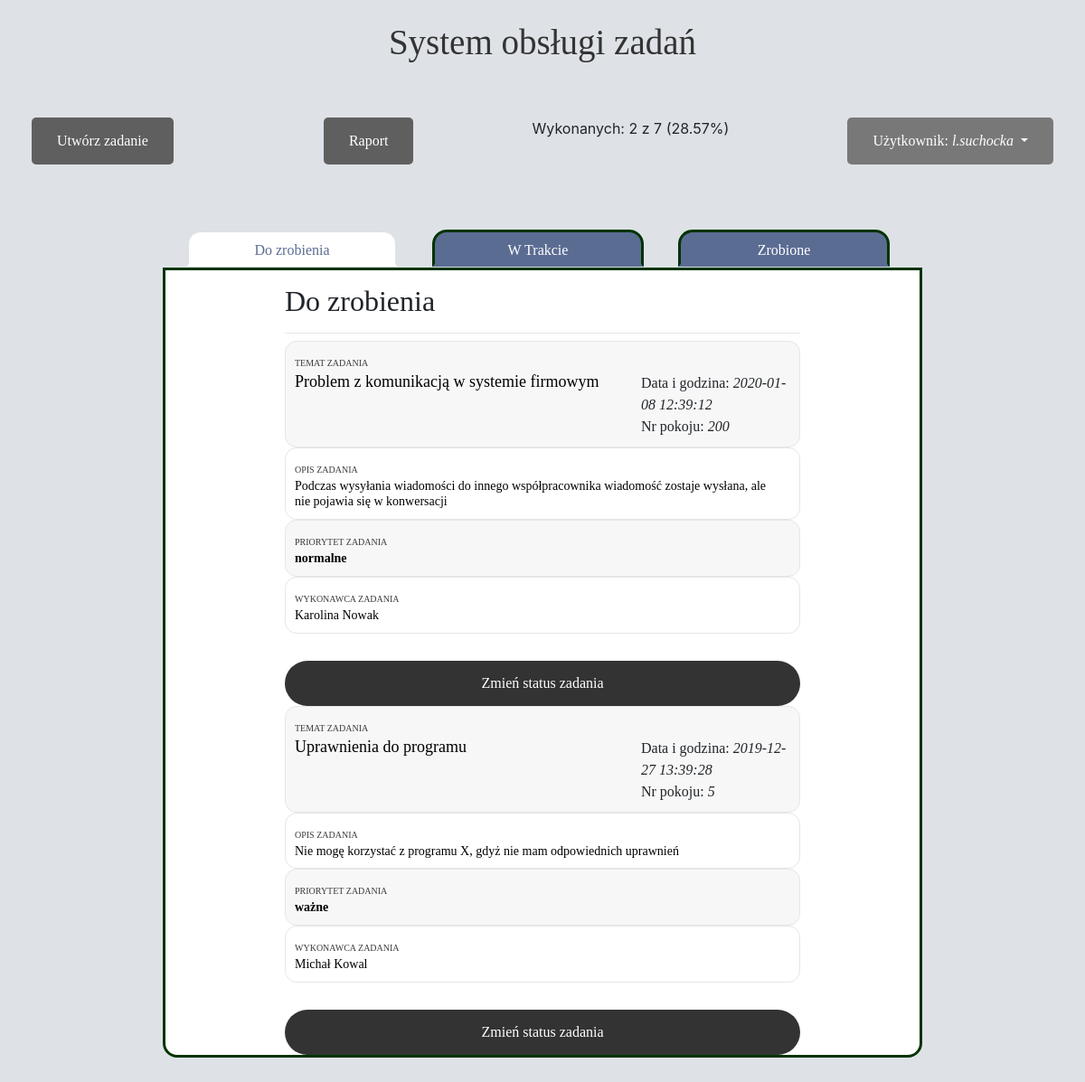
The app's page /main.php (signed in) with its own data.
### tables this page shows
CREATE TABLE `zdarzenia` (
  `idZdarzenia` int(11) NOT NULL,
  `idUzytkownika` int(11) NOT NULL,
  `idPriorytetu` int(11) NOT NULL,
  `idKategorii` int(11) NOT NULL,
  `zdarzenie` varchar(200) NOT NULL,
  `opis` varchar(1000) NOT NULL,
  `nr_pokoju` int(5) NOT NULL,
  `data` timestamp NOT NULL DEFAULT current_timestamp() ON UPDATE current_timestamp()
);

CREATE TABLE `priorytety` (
  `idPriorytetu` int(11) NOT NULL,
  `nazwa` varchar(45) NOT NULL
);

CREATE TABLE `uzytkownicy` (
  `idUzytkownika` int(11) NOT NULL,
  `imie` varchar(45) NOT NULL,
  `nazwisko` varchar(45) NOT NULL,
  `login` varchar(45) NOT NULL,
  `haslo` varchar(45) NOT NULL
);

### main.php (the view, shortened to what this page needs)
<!DOCTYPE html>
<html lang="pl-PL">
	<head>
        <link rel="stylesheet" href="css/main_style.css" type="text/css">
        <link rel="stylesheet" href="css/main_style2.css" type="text/css">
        <link rel="stylesheet" href="https://stackpath.bootstrapcdn.com/bootstrap/4.3.1/css/bootstrap.min.css">
    </head>
    <body>
	<div class="all">
	<br/>
	<div class="naglowek">System obsługi zadań</div>
	    <div class="create">
            <a href="task.php"><button type="button" id="btn">Utwórz zadanie</button></a>
            <a href="date.php"><button type="button" id="btn">Raport</button></a>
            <div class="procent">
            <?php
            require_once("config.php");
            $polaczenie = @new mysqli($host, $user, $password, $name);
            $sql = "SELECT * FROM Zdarzenia WHERE idKategorii=3";
            $result = $polaczenie->query($sql);
             if($result->num_rows >0){
                $zm=0;
                while($row = $result->fetch_assoc()){
                    $zm++;
                }
            }
            $sql2 = "SELECT * FROM Zdarzenia";
            $result = $polaczenie->query($sql2);
            if($result->num_rows >0){
                $zm1=0;
                while($row = $result->fetch_assoc()){
                    $zm1++;
                }
            }
            $zm3=round((($zm/$zm1)*100), 2);
            echo "Wykonanych: ".$zm." z ".$zm1."   (".$zm3."%)";
            ?>
            </div>
            <div class="dropdown">
                <button class="btn btn-secondary dropdown-toggle" type="button" id="dropdownMenuButton" data-toggle="dropdown" aria-haspopup="true" aria-expanded="false">
                    <?php
                        echo "Użytkownik: <i>".$_SESSION['login']."</i>";
                    ?>
                </button>
            </div>
        </div>
	<br/><br/><br/>
        <header>
            <ul class="nav nav-tabs" id="myTab" role="tablist">
                <li class="nav-item">
                    <a class="nav-link active" id="home-tab" data-toggle="tab" href="#home" role="tab" aria-controls="home" aria-selected="true">Do zrobienia</a>
                </li>
                <li class="nav-item">
                    <a class="nav-link" id="profile-tab" data-toggle="tab" href="#profile" role="tab" aria-controls="profile" aria-selected="false">W Trakcie</a>
                </li>
                <li class="nav-item">
                    <a class="nav-link" id="contact-tab" data-toggle="tab" href="#contact" role="tab" aria-controls="contact" aria-selected="false">Zrobione</a>
                </li>
            </ul>
        </header>
        <div class="tab-content" id="myTabContent">
            <div class="tab-pane fade show active" id="home" role="tabpanel" aria-labelledby="home-tab">
                <h2 class="title">Do zrobienia</h2><hr class="h1">
                <?php
                require_once("config.php");
                $polaczenie = @new mysqli($host, $user, $password, $name);
                $polaczenie->query("SET NAMES 'utf8' COLLATE 'utf8_polish_ci'");
                $polaczenie->query("SET CHARSET utf8");
                $zapytanie = "SELECT z.idZdarzenia, z.zdarzenie, z.opis, z.data, z.nr_pokoju, p.nazwa, u.imie, u.nazwisko FROM Zdarzenia z
						LEFT JOIN Kategorie k ON z.idKategorii = k.idKategorii
                        LEFT JOIN Priorytety p ON z.idPriorytetu = p.idPriorytetu
                        LEFT JOIN Uzytkownicy u ON z.idUzytkownika = u.idUzytkownika
                        WHERE k.idKategorii = 1
                        ORDER BY z.data DESC";
                $wynik = $polaczenie->query($zapytanie);
                while ($baza = $wynik->fetch_assoc()){
					echo "<div class='butt-input100 validate-input bg1'>";
                        echo "<span class='label-input100'>Temat zadania</span>";
                        echo"<div class='create'>";
                            echo"<div class='input100 input100-big'>".$baza['zdarzenie']."</div>";
                            echo"<div class='no-wrap'>Data i godzina: <i>".$baza['data']."</i><br>
                            Nr pokoju: <i>".$baza['nr_pokoju']."</i></div>";
                        echo"</div>";
                    echo"</div>";
                    echo"<div class='butt-input100 validate-input'>";
                        echo"<span class='label-input100'>Opis zadania</span>";
                        echo"<div class='input100'>".$baza['opis']."</div>";
                    echo"</div>";
                    echo"<div class='butt-input100 input100-select bg1'>";
                        echo"<span class='label-input100'>Priorytet zadania</span>";
                        echo"<div class='input100'><b>".$baza['nazwa']."</b></div>";
                    echo"</div>";
                    echo"<div class='butt-input100 validate-input margin-bottom'>";
                        echo"<span class='label-input100'>Wykonawca zadania</span>";
                        echo"<div class='input100'>".$baza['imie']." ".$baza['nazwisko']."</div>";
                    echo"</div>";
                    echo"<a href='update.php'><button class='przycisk'>Zmień status zadania</button></a>";
                    }
                ?>
            </div>
        </div>
    </div>
    </body>
</html>

### css/main_style.css (style rules this page uses)
.all { background-color:#dee2e6; padding-bottom:95px; }
.create .btn-secondary { float: right; border: none; background-color: rgb(121, 120, 120); padding: 14px 28px; font-size: 16px; cursor: pointer; color: white; font-weight: 500; font-family: Verdana; border-radius: 5px; margin-right: 35px; }
.create { display: flex; justify-content: space-between; }
#btn { border: none; background-color: rgb(95, 95, 95); padding: 14px 28px; font-size: 16px; cursor: pointer; display: inline-block; color: white; font-weight: 500; font-family:Verdana; border-radius:5px; margin-left:35px; }
.naglowek { margin-top: 0px; text-align:center; font-weight: 500; font-size:35px; font-family:Verdana; margin-left: auto; margin-right:auto; margin-bottom:auto; }
header .nav-tabs { width: 90%; padding-left: 11%; padding-right: 11%; font-family:Verdana; margin-left: auto; margin-right:auto; margin-bottom:auto; }
header .nav-tabs .nav-link { border: 1px solid transparent; margin-right: 10px; text-align: center; padding: 0.5em 18px 0.2em 18px; background-color: #5B6C93; border-right: 1px solid #003300; border-left: 1px solid #003300; border-top: 1px solid #003300; border-width:medium; border-top-left-radius: 1rem; border-top-right-radius: 1rem; font-family:Verdana; }
header .nav-tabs .nav-item { width: 30%; font-family:Verdana; margin-left: auto; margin-right:auto; margin-bottom:auto; }
header .nav-tabs .nav-link.active { color: #5B6C93; font-family:Verdana; }
header .nav-tabs a { color: white; font-family:Verdana; }
.tab-content { background-color:#ffffff; padding-left: 11%; padding-right: 11%; margin-left: auto; margin-right:auto; margin-bottom:auto; font-family:Verdana; border: 1px solid #003300; border-bottom-right-radius:1rem; border-bottom-left-radius:1rem; border-width:medium; min-height: 400px; width:70%; }
.tab-pane { padding-top:15px; }

### css/main_style2.css (style rules this page uses)
* { margin: 0px; padding: 0px; box-sizing: border-box; }
body, html { height: 100%; font-family: Verdana; background-color:#e6e6e6; }
button { outline: none !important; border: none; background: transparent; }
.bg1 { background-color: #f7f7f7; }
.naglowek { display: block; width: 100%; font-family: Verdana; font-size: 39px; color: #333333; line-height: 1.2; text-align: center; padding-bottom: 59px; }
.butt-input100 { width: 100%; position: relative; border: 1px solid #e6e6e6; border-radius: 13px; padding:10px; }
.margin-bottom { margin-bottom: 30px; }
.label-input100 { font-family: Verdana; font-size: 10px; color: #393939; line-height: 1.5; text-transform: uppercase; }
.input100 { display: block; width: 100%; background: transparent; font-family: Verdana; font-size: 14px; color: black; line-height: 1.2; padding-right: 15px; }
.input100-big { font-size: 18px; }
.przycisk { display: -webkit-box; display: -webkit-flex; display: -moz-box; display: -ms-flexbox; display: flex; justify-content: center; align-items: center; padding: 0 20px; width: 100%; height: 50px; background-color: #333333; border-radius: 25px; font-family: Verdana; font-size: 16px; color: #fff; line-height: 1.2; -webkit-transition: all 0.4s; -o-transition: all 0.4s; -moz-transition: all 0.4s; transition: all 0.4s; }

### records on screen
zdarzenia: zdarzenie "Problem z komunikacją w systemie firmowym", data "2020-01-08 12:39:12", nr_pokoju "200", opis "Podczas wysyłania wiadomości do innego współpracownika wiadomość zostaje wysłana, ale nie pojawia się w konwersacji", idPriorytetu.nazwa "normalne", idUzytkownika.imie "Karolina", idUzytkownika.nazwisko "Nowak"
zdarzenia: zdarzenie "Uprawnienia do programu", data "2019-12-27 13:39:28", nr_pokoju "5", opis "Nie mogę korzystać z programu X, gdyż nie mam odpowiednich uprawnień", idPriorytetu.nazwa "ważne", idUzytkownika.imie "Michał", idUzytkownika.nazwisko "Kowal"

### other values on screen
$zm "2"
$zm1 "7"
$zm3 "28.57"
$_SESSION['login'] "l.suchocka"
